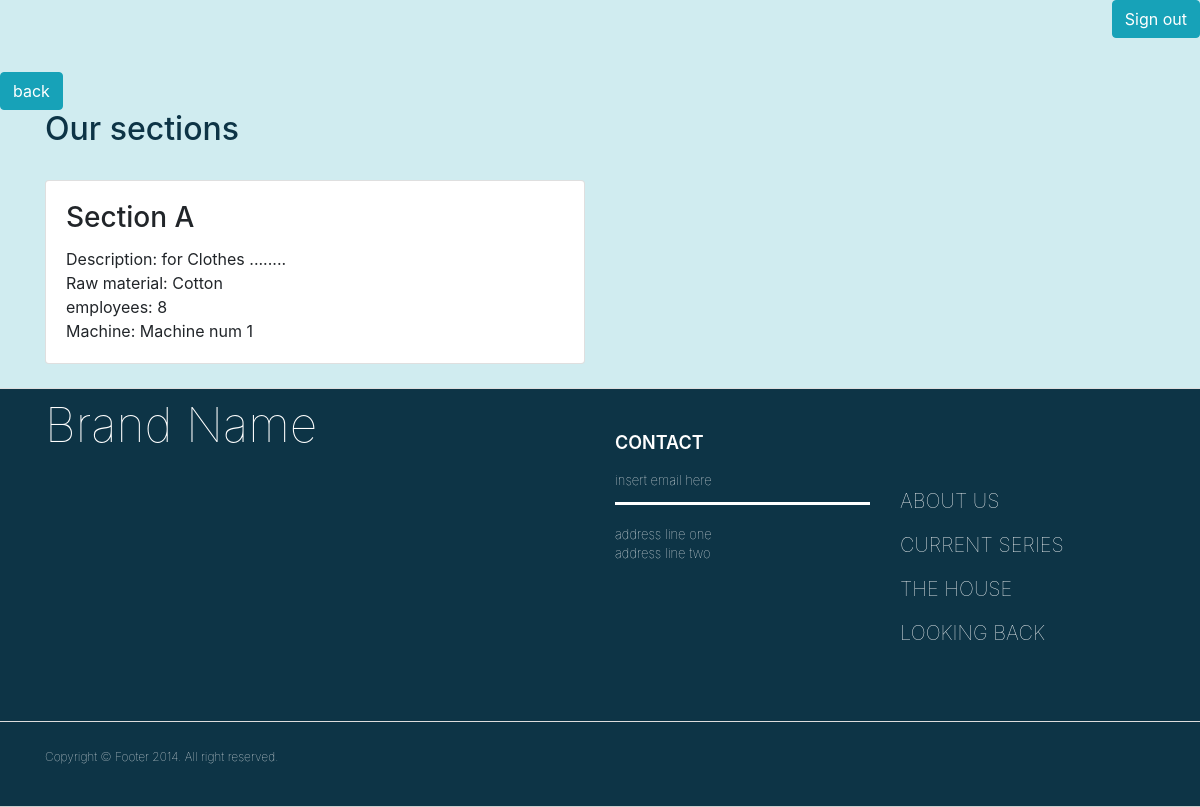
Page /section.php on the committed database.
### tables this page shows
CREATE TABLE `sections` (
  `section_id` int(12) NOT NULL,
  `section_name` varchar(200) NOT NULL,
  `section_description` text NOT NULL,
  `fk_raw_material_id` int(12) NOT NULL,
  `fk_user_id` int(12) NOT NULL,
  `fk_employee_id` int(12) NOT NULL,
  `fk_machine` int(12) NOT NULL
);

CREATE TABLE `raw_material` (
  `raw_material_id` int(12) NOT NULL,
  `raw_material_name` varchar(200) NOT NULL,
  `raw_material_date` timestamp NOT NULL DEFAULT current_timestamp(),
  `raw_material_description` text NOT NULL,
  `raw_material_price` varchar(200) NOT NULL
);

CREATE TABLE `employees` (
  `employee_id` int(11) NOT NULL,
  `employee_date` timestamp NOT NULL DEFAULT current_timestamp() ON UPDATE current_timestamp(),
  `employee_status` enum('worker','manager','engineer','director','accountant','dealer','technician') NOT NULL,
  `fk_user_id` int(11) NOT NULL
);

CREATE TABLE `machine` (
  `machine_id` int(12) NOT NULL,
  `machine_name` varchar(200) NOT NULL,
  `machine_description` varchar(250) NOT NULL,
  `machine_date` timestamp NULL DEFAULT current_timestamp(),
  `machine_status` enum('active','defect') NOT NULL
);

### section.php (the view, shortened to what this page needs)
<?php
require 'db.php';
?>
<html>
<head>
  <?php require 'header.php'; ?>
</head>
<body class="body">
<?php require 'nav.php'; ?><br>
<a href="managerpage.php"><button type='button' class='btn btn-info'>back</button></a>
<div class="container">
  <h2 style="color: #0d3446">Our sections</h2><br>
<?php
  $sql ="SELECT * FROM sections
  JOIN users ON fk_user_id=user_id
  JOIN employees ON fk_employee_id=employee_id
  JOIN raw_material ON fk_raw_material_id=raw_material_id
  JOIN machine ON fk_machine=machine_id
";
  $result = mysqli_query($conn,$sql);
    if($result->num_rows > 0){
      while ($row = $result->fetch_assoc()) {?>
<div class="row">
    <div class="col-sm-6">
        <div class="card">
            <div class="card-body">
          <h3 class="card-title">              <?php echo $row['section_name'];?></h3>
          <span class="card-text">Description: </span>                    <?php echo $row['section_description'];?><br>
          <span class="card-text">Raw material: </span>                   <?php echo $row['raw_material_name'];?><br>
          <span class="card-text">employees: </span>                      <?php echo $row['employee_id'];?><br>
          <span class="card-text">Machine: </span>                       <?php echo $row['machine_name'];?><br>
            </div>
        </div>
                <br>
    </div>
</div>
<?php
  }
  }
?>
</div>
<?php require 'footer.php'; ?>
</body>
</html>

### section.php (style rules this page uses)
.body { background-color: #d0ecf0 }

### rows in the picture
sections: section_name "Section A", section_description "for Clothes ........", fk_raw_material.raw_material_name "Cotton", fk_employee.employee_id "8", fk_machine.machine_name "Machine num 1"
